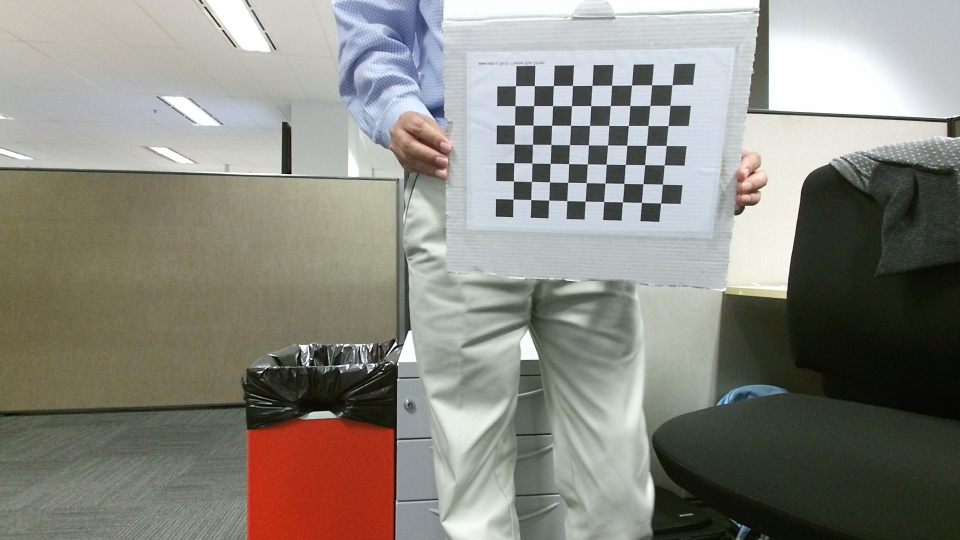
#> input picture CapturedImages/ImageRGB1.jpg, 1920 x 1080 px (shown at 1/2 size); its folder holds 4 pictures in this run
$ python ScriptForCameraCalibration.py
#> lines starting #> are read from the running program, lines starting #| are printed output that depends on the picture; after the words box and inside, x2 and y2 are one past the last pixel; in counts of white or black regions, pixels touching at a corner belong together
### Camera/DummyDevice.py
import numpy as np
import cv2
import glob
import os
from CalibrationPattern import ChessBoard
from Camera import Device


class DummyDevice(Device.Device):
    __COLOR_IMAGES_STORE_PATH = None
    __path = None
    __path = None
    __images = None
    __index = None

    def __init__(self):
        self.__COLOR_IMAGES_STORE_PATH = ".\CapturedImages"
        self.__path = self.__COLOR_IMAGES_STORE_PATH
        self.__path = os.path.join(self.__path, "*.jpg")
        self.__images = glob.glob(self.__path)
        self.__index = 0

    def getColorFrame(self):
        if self.__index >= len(self.__images):
            return None

        fileName = self.__images[self.__index]
        self.__index = self.__index + 1
        print("FileName is :: ", fileName)
        rgbImage = cv2.imread(fileName)
#> rgbImage is the input picture: shape (1080, 1920, 3); mean B, G, R 128.3, 136.4, 138.1
        return rgbImage

### CalibrationPattern/AbstractCalibrationPattern.py
from __future__ import print_function
import abc
import cv2 as openCV
from Utilities import Utilities
import os
import numpy as np

class AbstractCalibrationPattern(object):
    __metaclass__ = abc.ABCMeta
    __IMAGES_STORE_PATH = ".\\CapturedImages"
    __imagePostFix = 1
    _SHAPE_OF_GRAYSCALE = None
    _ListOfDetectedObjectPoints = []
    _ListOfDetectedImagePoints = []

    def __init__(self,**kwargs):
        self._fileName = kwargs.get('fileName')
        self._image = kwargs.get('RGB')
        self._gray = None
        self._corners = None
        self._rgbfileNamePrefix = "ImageRGB"
        self._grayfileNamePrefix = "ImageGray"
        return

    def setRGBFileNamePrefix(self, prefix):
        self._rgbfileNamePrefix = prefix

    def setGrayFileNamePrefix(self, prefix):
        self._grayfileNamePrefix = prefix

    def toString(self):
        return self._fileName

    def read(self):
        if self._fileName is not None:
            self._image = openCV.imread(self._fileName)

    def show(self):
        if self._image is None:
            self.read()

        Utilities.Utils.imshow(self._image, waitKey=1000)

    def changeToGray(self):
        if self._gray is not None:
            return self._gray

        if self._image is None:
            self.read()

        self._gray = openCV.cvtColor(self._image, openCV.COLOR_BGR2GRAY)
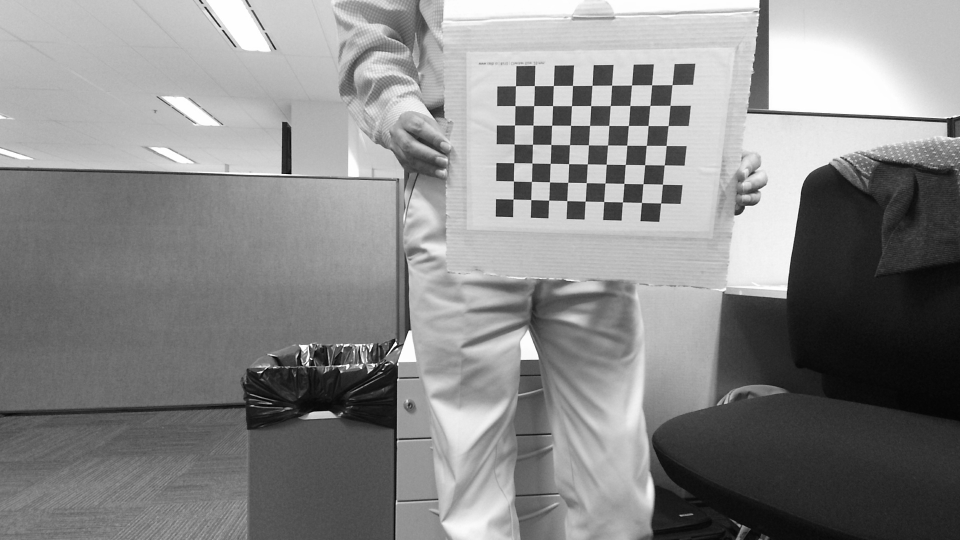
#> self._gray: shape (1080, 1920) (shown at 1/2 size); min 0, max 255, mean 136
        AbstractCalibrationPattern._SHAPE_OF_GRAYSCALE = self._gray.shape

    def showGray(self):
        if self._gray is None:
            self.changeToGray()

        Utilities.Utils.imshow(self._image, waitKey=1000)

    # [37 lines left out: functions saveGray, save, findPoseOfPattern, rotationVector2Matrix, calculateObjectnImagePointsnDisplay, not called in this run]

### CalibrationPattern/ChessBoard.py
import cv2 as openCV
import numpy as np
from Utilities import Utilities
from CalibrationPattern import AbstractCalibrationPattern

class ChessBoard(AbstractCalibrationPattern.AbstractCalibrationPattern):
    __rows = 7
    __cols = 9
    __criteria = (openCV.TERM_CRITERIA_EPS + openCV.TERM_CRITERIA_MAX_ITER, 100, 0.001)
    __BLOCK_SIZE_MM = 22 # in millimeters
    __OBJECT_POINTS_GRID_WORLD_FRAME = np.zeros((__rows * __cols, 3), np.float32)
    __OBJECT_POINTS_GRID_WORLD_FRAME[:, :2] = __BLOCK_SIZE_MM * np.mgrid[0:__rows, 0:__cols].T.reshape(-1, 2)
    __AXIS_XYZ = __BLOCK_SIZE_MM * np.float32([[3, 0, 0], [0, 3, 0], [0, 0, -3]]).reshape(-1, 3)
    __AXIS_CUBE = __BLOCK_SIZE_MM * np.float32([[0, 0, 0], [0, 3, 0], [3, 3, 0], [3, 0, 0],
                       [0, 0, -3], [0, 3, -3], [3, 3, -3], [3, 0, -3]])


    def __init__(self, **kwargs):
        super(ChessBoard, self).__init__(**kwargs)
        self._ret = False


    @classmethod
    def getObjectPoints(cls):
        return cls._ListOfDetectedObjectPoints

    @classmethod
    def getObjectPointsGrid(cls):
        return cls.__OBJECT_POINTS_GRID_WORLD_FRAME

    @classmethod
    def getImagePoints(cls):
        return cls._ListOfDetectedImagePoints

    @classmethod
    def getGrayScaleShape(cls):
        return cls._SHAPE_OF_GRAYSCALE

    def calculateObjectnImagePointsnDisplay(self, drawCorners = True, aggregateToList = True):
#> called with drawCorners = True, aggregateToList = True
        if self._gray is None:
            self.changeToGray()
        ret, corners = openCV.findChessboardCorners(self._gray, (self.__rows, self.__cols), flags=openCV.CALIB_CB_ADAPTIVE_THRESH)
#> ret = True; corners = 63 rows, first 8: [1344.6, 169.7], [1340.7, 211.3], [1336.8, 251.4], [1332.8, 291.4], [1329, 330.3], [1325.5, 368.9], [1321.8, 406.5], [1303.8, 170.1]

        if ret:
            cornersImproved = openCV.cornerSubPix(self._gray, corners, (11, 11), (-1, -1), self.__criteria)
#> cornersImproved = 63 rows, first 8: [1344.5, 169.7], [1340.6, 211.2], [1336.7, 251.6], [1332.8, 291.4], [1328.9, 330.4], [1325.5, 368.8], [1321.8, 406.4], [1303.7, 170.1]
            self._corners = cornersImproved
#> self._corners has the same summary as cornersImproved

            if aggregateToList:
                ChessBoard._ListOfDetectedObjectPoints.append(ChessBoard.__OBJECT_POINTS_GRID_WORLD_FRAME)
                ChessBoard._ListOfDetectedImagePoints.append(cornersImproved)

            if drawCorners:
                imageWithDrawnCorners = np.copy(self._image)
                imageWithDrawnCorners = openCV.drawChessboardCorners(imageWithDrawnCorners, (self.__rows, self.__cols), cornersImproved, ret)
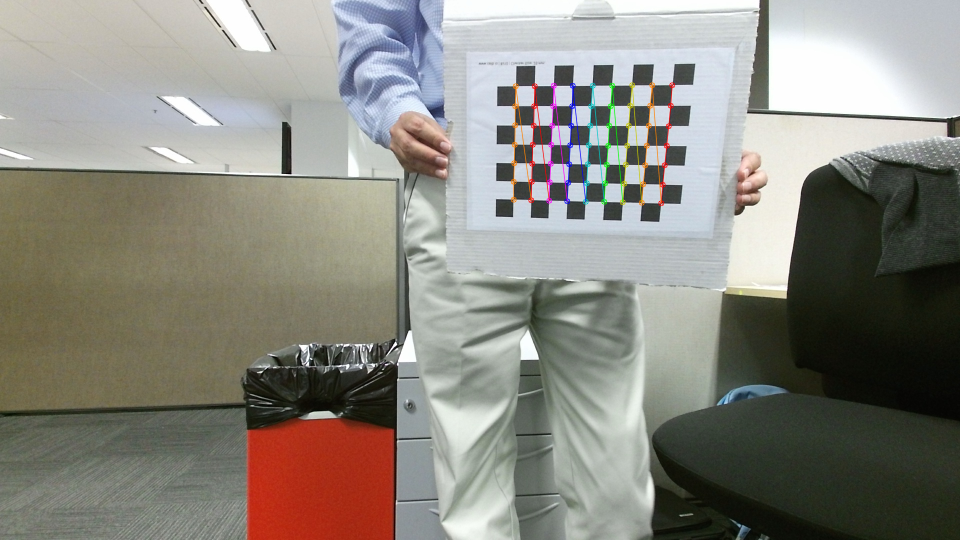
#> imageWithDrawnCorners: shape (1080, 1920, 3) (shown at 1/2 size); 0.81% of pixels changed, all inside (x1, y1, x2, y2) = (1021, 164, 1351, 413)
                Utilities.Utils.imshow(imageWithDrawnCorners, waitKey=1000)

        return ret

    # [63 lines left out: functions clearListOfObjectnImagePoints, __drawAxesAtOrigin, drawAxesOnTheChessBoard, findPoseOfPattern, drawCubeOnTheChessBoard, not called in this run]

### Utilities/Utilities.py
import cv2 as openCV
import numpy as np
import os
import time
import datetime

class Utils:
    __randomCounter = 1;

    @classmethod
    def imshow(cls, image, name = "Image" + str(__randomCounter), waitKey=0):
        openCV.namedWindow(name, openCV.WND_PROP_FULLSCREEN)
        openCV.setWindowProperty(name, openCV.WND_PROP_FULLSCREEN, openCV.WINDOW_FULLSCREEN)
        openCV.imshow(name, image)
        openCV.waitKey(waitKey)
        openCV.destroyAllWindows()

    @classmethod
    def getTimestampAsString(cls):
        return datetime.datetime.now().strftime("%d-%m-%Y--%H%M%S")


### Camera/CameraParams.py
import pickle
from Utilities import Utilities
import os
import numpy as np
import scipy
from scipy import io
from CalibrationPattern import ChessBoard


class CameraParams:
    __SAVE_DIRECTORY = ".//SavedCameraParameters"

    def __init__(self):
        self.__intrinsicMatrix = []
        self.__distortion = []
        self.__rotation = []
        self.__translation = []
        self.__reProjectionError = None
        self.__resolution = None

    # [22 lines left out: function toDict, not called in this run]

    def getResolution(self):
        return self.__resolution

    def setResolution(self, resolution):
        self.__resolution = np.array(resolution, dtype='float32')

    def getReProjectionError(self):
        return self.__reProjectionError

    def setReProjectionError(self, error):
        self.__reProjectionError = error

    def getIntrinsicMatrix(self):
        return self.__intrinsicMatrix

    def getDistortion(self):
        return self.__distortion

    def getRotation(self):
        return self.__rotation

    def getTranslation(self):
        return self.__translation

    def setIntrinsicMatrix(self, intrinsicMatrix):
        self.__intrinsicMatrix = np.array(intrinsicMatrix, 'float32')

    def setDistortion(self, distortion):
        self.__distortion = np.array(distortion, 'float32')

    def setRotation(self, rotation):
        self.__rotation = np.array(rotation, 'float32')

    def setTranslation(self, translation):
        self.__translation = np.array(translation, 'float32')

    # [23 lines left out: functions display, save, loadCameraParameters, not called in this run]

### ScriptForCameraCalibration.py
from __future__ import print_function
from CalibrationPattern import ChessBoard
from Camera import DummyDevice
import cv2

device = DummyDevice.DummyDevice()

print(device)
frequencyOfPatternFound = 1


while(True):
    colorFrame = device.getColorFrame()
    checkerBoard = ChessBoard.ChessBoard(RGB=colorFrame)
    checkerBoard.show()
    checkerBoard.showGray()
    patternFound = checkerBoard.calculateObjectnImagePointsnDisplay(drawCorners = True)
#> patternFound = True

    if patternFound:
        frequencyOfPatternFound = frequencyOfPatternFound + 1

        if frequencyOfPatternFound > 5:
            break
#> pass 2 of the loop `while(True):`:
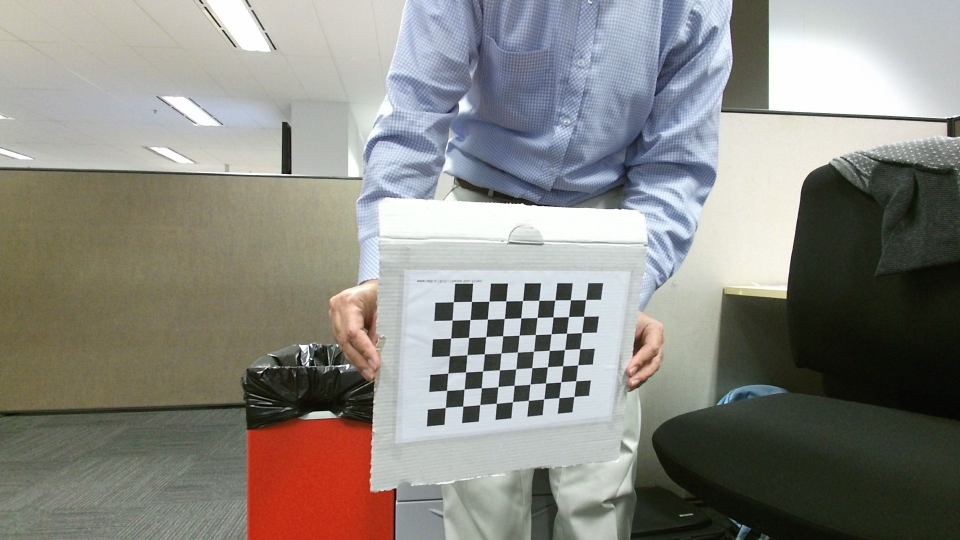
#> input picture CapturedImages/ImageRGB10.jpg, 1920 x 1080 px (shown at 1/2 size)
#> in getColorFrame, rgbImage is the input picture: shape (1080, 1920, 3); mean B, G, R 129.7, 135.7, 137.4
#> in changeToGray (call 2), `self._gray = openCV.cvtColor(self._image, openCV.COLOR_BGR2GRAY)`:
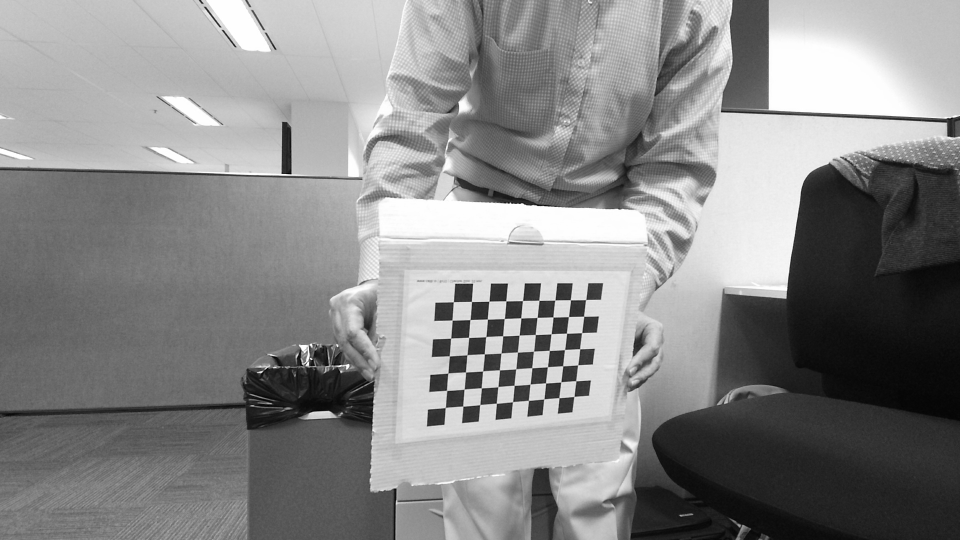
#> self._gray: shape (1080, 1920) (shown at 1/2 size); min 0, max 255, mean 135.5
#> corners = 63 rows, first 8: [890.7, 815.8], [893.7, 781.4], [896.1, 746.7], [899, 712.2], [901.8, 676.8], [904.7, 640.6], [907, 604], [926.2, 812.8]
#> cornersImproved = 63 rows, first 8: [891.1, 815.4], [893.6, 781.3], [896.3, 746.5], [899.1, 712.3], [901.8, 676.6], [904.6, 640.6], [907.2, 604.1], [926.1, 812.7]
#> self._corners has the same summary as cornersImproved
#> in calculateObjectnImagePointsnDisplay (call 2), `imageWithDrawnCorners = openCV.drawChessboardCorners(imageWithDrawnCor..`:
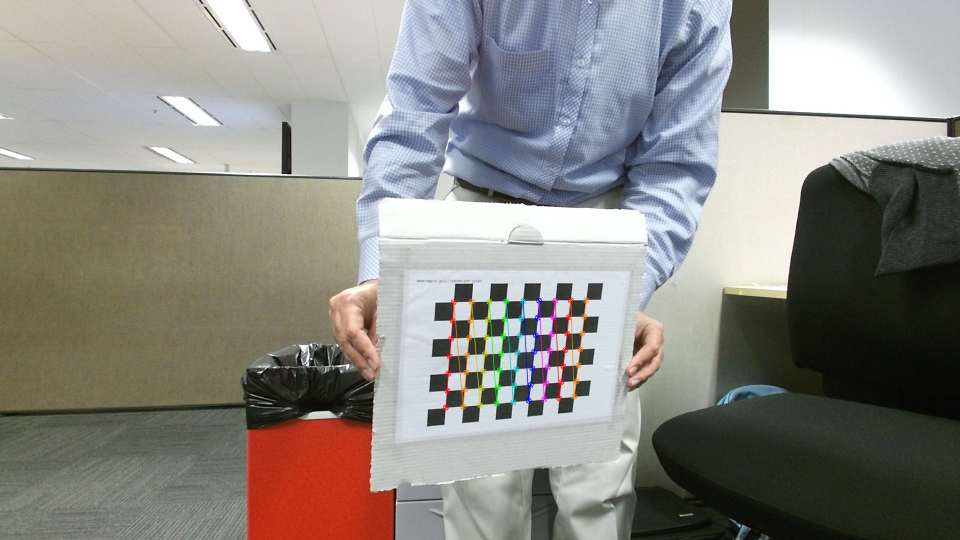
#> imageWithDrawnCorners: shape (1080, 1920, 3) (shown at 1/2 size); 0.73% of pixels changed, all inside (x1, y1, x2, y2) = (885, 594, 1179, 822)
#> pass 3 of the loop `while(True):`:
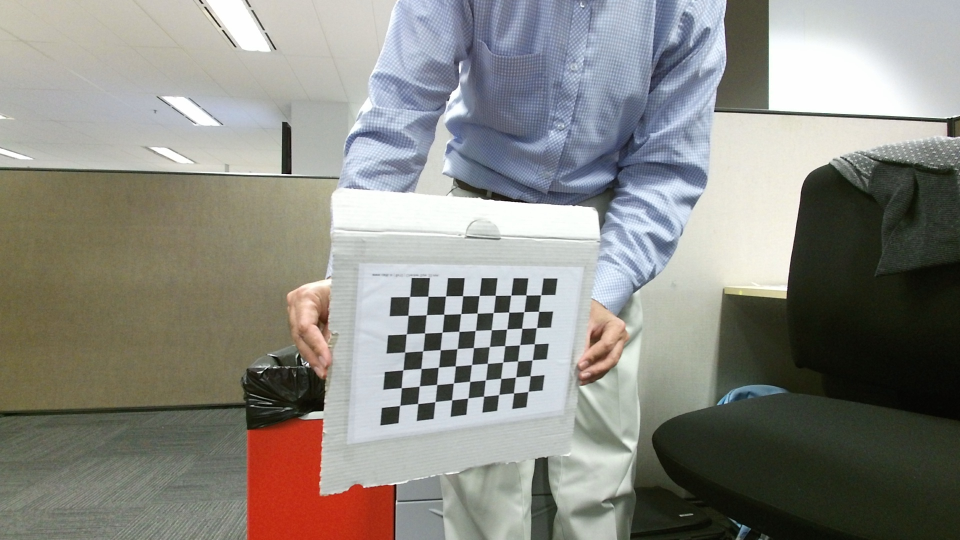
#> input picture CapturedImages/ImageRGB11.jpg, 1920 x 1080 px (shown at 1/2 size)
#> in getColorFrame, rgbImage is the input picture: shape (1080, 1920, 3); mean B, G, R 130.4, 136.8, 137.7
#> in changeToGray (call 3), `self._gray = openCV.cvtColor(self._image, openCV.COLOR_BGR2GRAY)`:
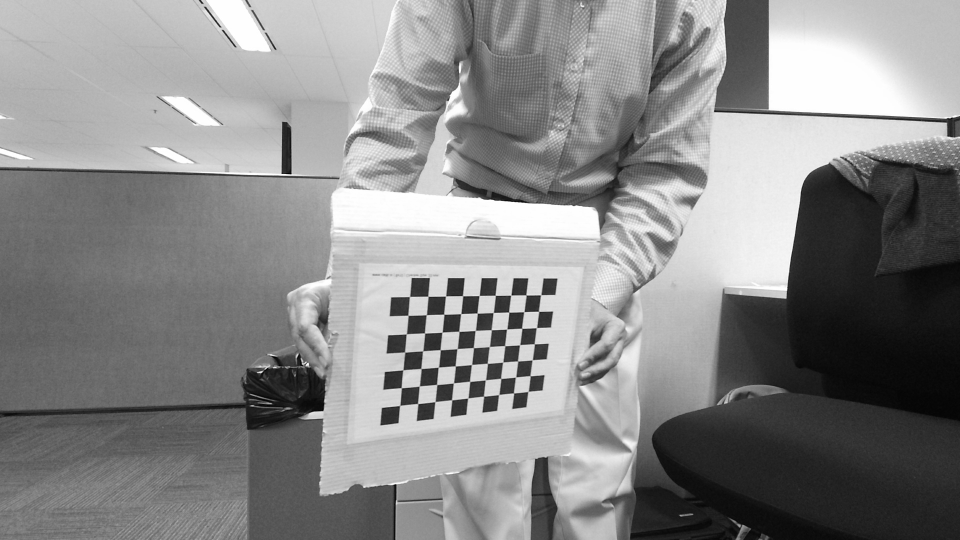
#> self._gray: shape (1080, 1920) (shown at 1/2 size); min 0, max 255, mean 136.3
#> corners = 63 rows, first 8: [799.4, 811.7], [802.9, 775.9], [806.2, 740.3], [809.6, 704.5], [812.8, 668.4], [816.3, 631], [819.4, 593.5], [835.7, 807.6]
#> cornersImproved = 63 rows, first 8: [800, 811.3], [803, 776], [806.3, 740.2], [809.8, 704.6], [812.9, 668.3], [816.4, 631.1], [819.5, 593.4], [835.8, 807.6]
#> self._corners has the same summary as cornersImproved
#> in calculateObjectnImagePointsnDisplay (call 3), `imageWithDrawnCorners = openCV.drawChessboardCorners(imageWithDrawnCor..`:
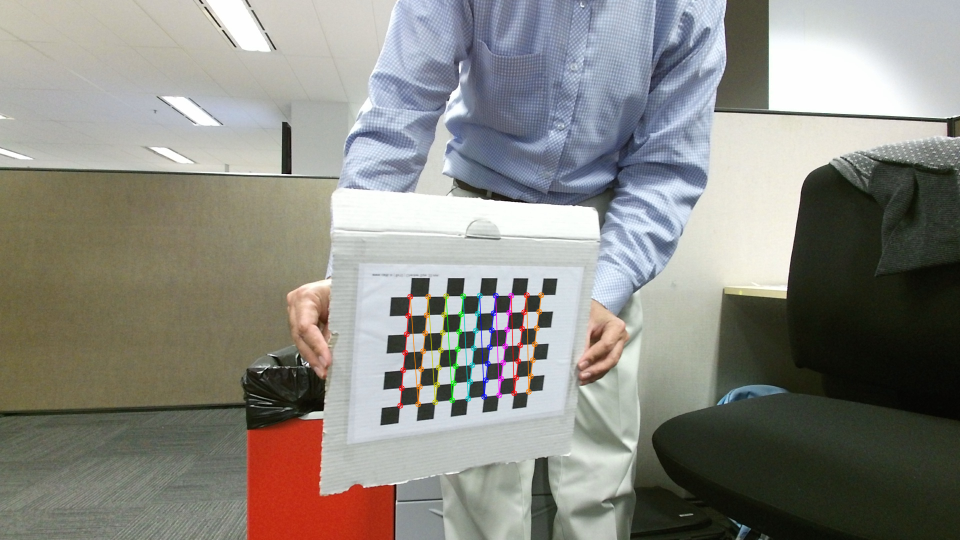
#> imageWithDrawnCorners: shape (1080, 1920, 3) (shown at 1/2 size); 0.74% of pixels changed, all inside (x1, y1, x2, y2) = (794, 584, 1089, 818)
#> (the run stopped early here; a loop or call above may not have finished)
